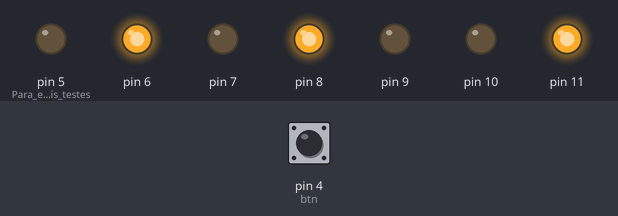
Simulated run of this sketch. Board: Arduino Uno, built with avr-gcc and run on an emulated ATmega328P. Shown: output pins drawn as LEDs (lit = HIGH). The inputs (shaded band) are chosen by the test bench; at power-on: pin 4 (btn) HIGH. Pins used as bus, display or sensor lines are not drawn.

Above: at 0.9 s.
At 6.3 s:
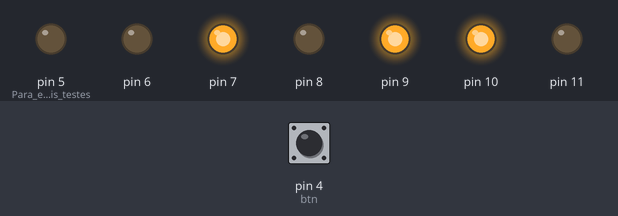
Timing chart, 0 to 8.3 s (numbered marks = the images above):
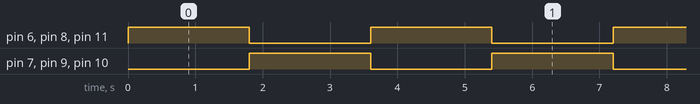

The sketch:

semaforo.ino
```cpp
int btn = 4;
bool apertado;
//int var;

void setup()
{
  pinMode(13, OUTPUT);
  pinMode(12, OUTPUT);
  pinMode(11, OUTPUT);
  pinMode(10, OUTPUT);
  pinMode(9, OUTPUT);
  pinMode(8, OUTPUT);
  pinMode(7, OUTPUT);
  pinMode(6, OUTPUT);
  pinMode(5, OUTPUT); // Para eventuais testes
  pinMode(btn, INPUT_PULLUP);
}

void loop()
{
  apertado = digitalRead(btn);
  faseA();
  dinamicDelay();
  faseB();
  delay(1800);
  faseC();
  dinamicDelay();
  faseD();
  delay(1800);
}

void faseA()
{
  digitalWrite(13, HIGH);
  digitalWrite(8, HIGH);
  digitalWrite(6, HIGH);
  digitalWrite(12, LOW);
  digitalWrite(11, LOW);
  digitalWrite(10, LOW);
  digitalWrite(9, LOW);
  digitalWrite(7, LOW);
}

void faseB()
{
  digitalWrite(11, HIGH);
  digitalWrite(13, LOW);
}

void faseC()
{
  digitalWrite(12, HIGH);
  digitalWrite(11, LOW);
  digitalWrite(9, HIGH);
  digitalWrite(8, LOW);
  digitalWrite(7, HIGH);
  digitalWrite(6, LOW);
}

void faseD()
{
  digitalWrite(12, LOW);
  digitalWrite(10, HIGH);
}

void dinamicDelay()
{
  //int cont =0;
  for(int i = 0; i > 570; i++)
  {
    delay(10);
    //cont++;
  }
  delay(1);
}
```

Measured:
- by itself, pin 6–11: alternates HIGH for 1.8 s and LOW for 1.8 s
- by itself, everything shown: repeats every 3.6 s, in 4 steps
